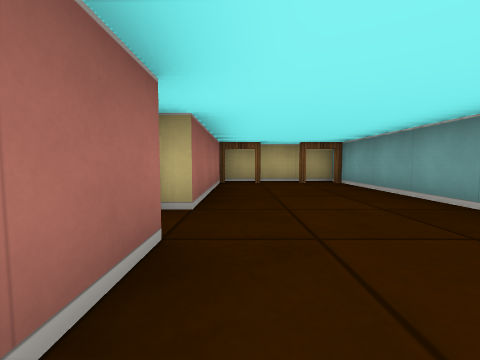
[1] (above)

16 first-person views from a walk through a cub3D level. The camera is about half as high as the walls, tilts 4° down and sees 90° across. The floor is counted in squares. Each view is taken from the middle of a square. On the plan, view 1 faces up. The plan holds only what a view shows up to about 9 squares ahead; the rest is blank.

[2]
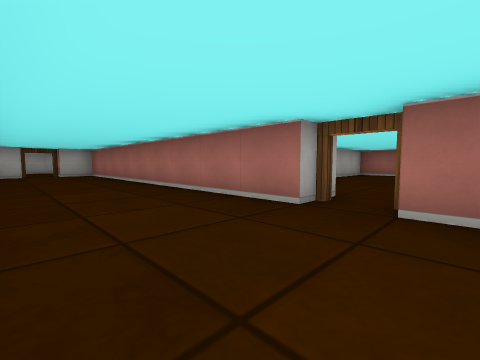

[3]
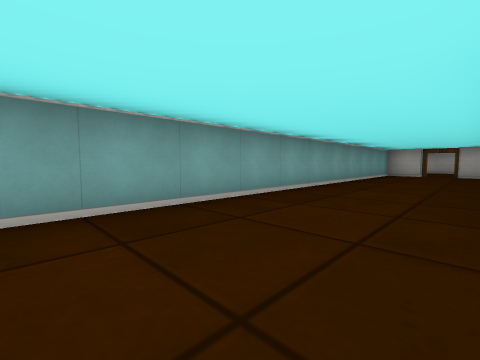

[4]
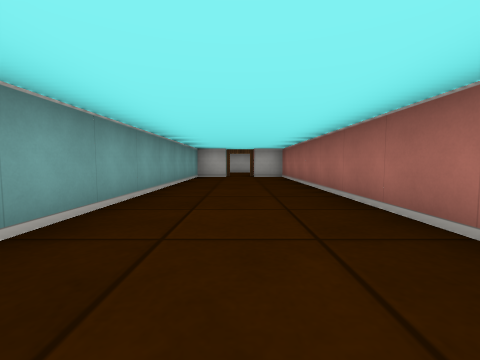

[5]
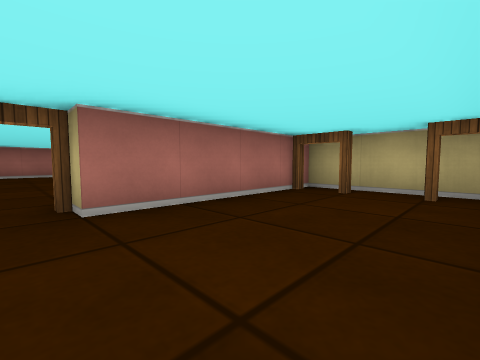

[6]
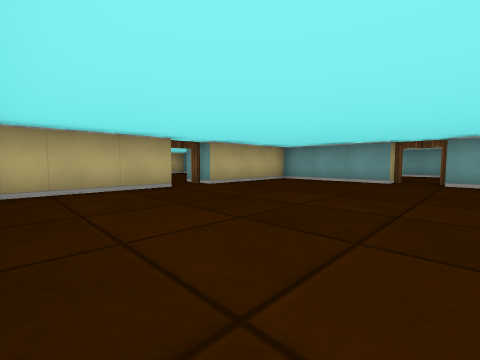

[7]
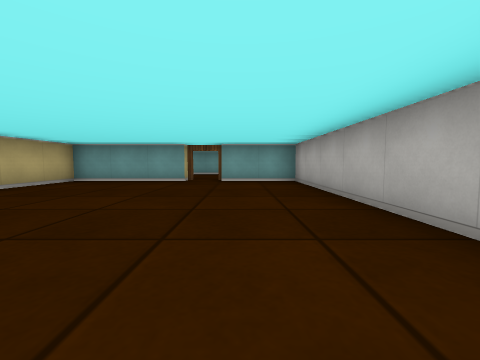

[8]
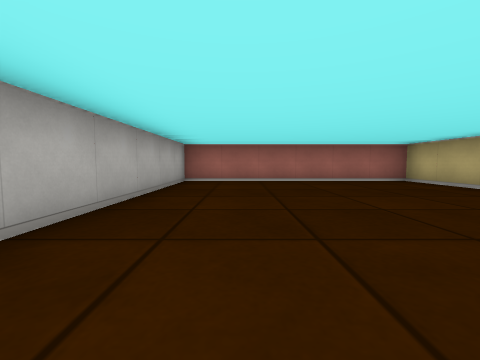

[9]
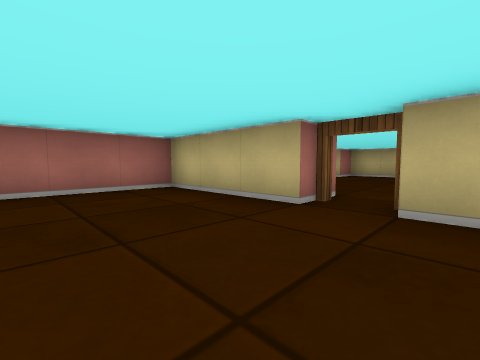

[10]
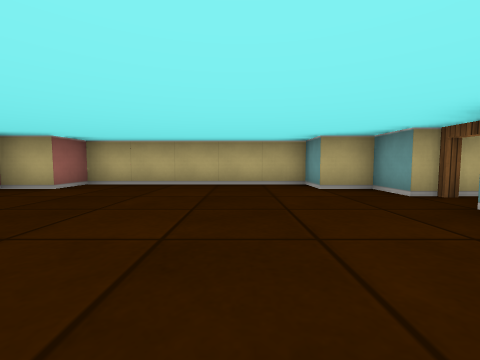

[11]
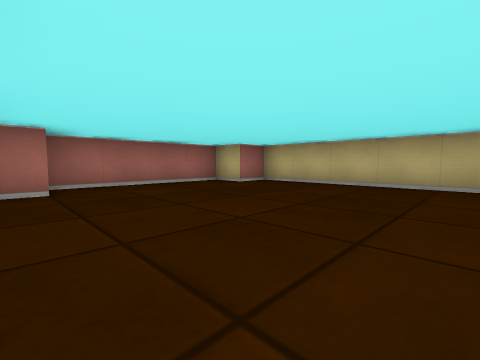

[12]
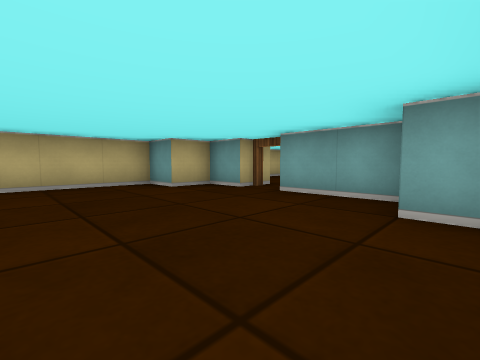

[13]
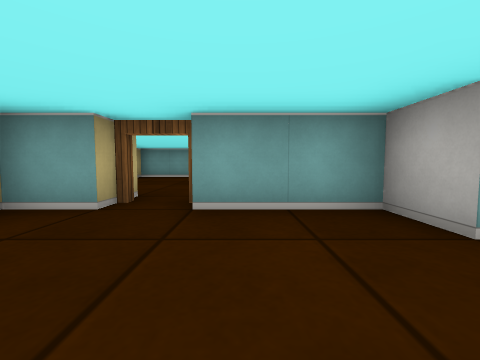

[14]
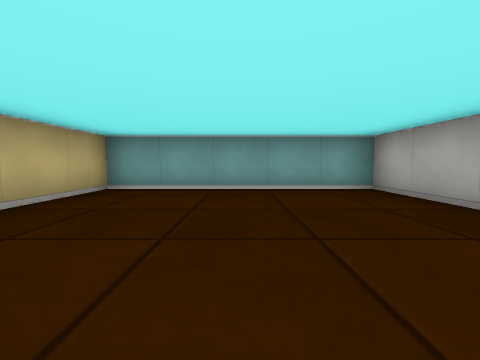

[15]
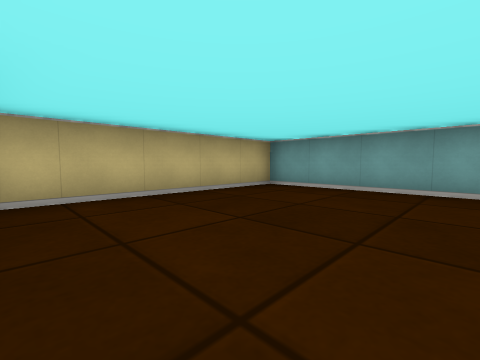

[16]
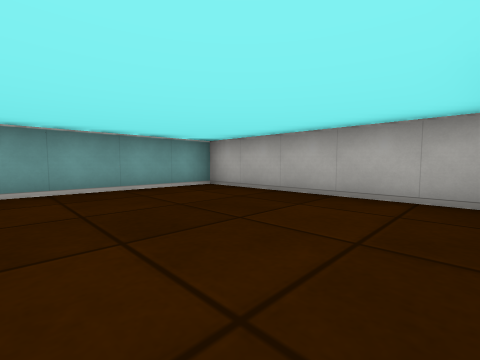

### Floor plan
Points are (right, up) in squares from view 1. A wall is a line through its corners. A room is listed if a view was taken in it or the views show most of it. See-through windows are left out.
Room 1 (views 1, 2, 3, 4, 5)
walls: (-0.5, 1.5) (-0.5, -7.5) (0.5, -7.5); (1.5, -7.5) (2.5, -7.5) (2.5, 6.5) (-0.5, 6.5) (-0.5, 2.5)
ways out: open door at (-1, 2) to room 2; open door at (0, 6); open door at (1, -8); open door at (2, 6)
Room 2 (views 6, 7, 8, 9)
walls: (-5.5, 5.5) (-8.5, 5.5) (-8.5, -0.5) (-1.5, -0.5) (-1.5, 1.5); (-1.5, 2.5) (-1.5, 5.5) (-4.5, 5.5)
ways out: open door at (-1, 2) to room 1; open door at (-5, 6) to room 3
Room 3 (views 10, 11, 12, 13)
walls: (-7.5, 7.6) (-7.5, 6.9); (-1.5, 10.5) (-1.5, 11.5) (-2.5, 11.5) (-2.5, 12.5) (-7.5, 12.5) (-7.5, 11.5) (-8.5, 11.5) (-8.5, 7.5); (-2.5, 6.9) (-2.5, 7.5) (-1.5, 7.5) (-1.5, 9.5)
ways out: open door at (-5, 6) to room 2; open door at (-1, 10) to room 4
Room 4 (views 14, 15, 16)
walls: (-0.1, 7.5) (4.5, 7.5) (4.5, 12.5) (-0.1, 12.5)
ways out: open door at (-1, 10) to room 3

Positions as (right, up) in squares from view 1, and headings:
1: (0, 0), facing up
2: (2, 3), facing down-left
3: (0, 3), facing down-right
4: (1, 1), facing down
5: (2, 2), facing up-left
6: (-8, 1), facing up-right
7: (-8, 1), facing right
8: (-2, 1), facing left
9: (-4, 3), facing up-left
10: (-4, 7), facing up
11: (-3, 7), facing up-left
12: (-5, 7), facing up-right
13: (-4, 9), facing right
14: (0, 10), facing right
15: (0, 9), facing up-right
16: (0, 11), facing down-right
